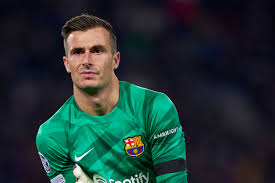
#> input picture Images/1.jpeg, 275 x 183 px
$ python -i noise_processing.py   (imports and definitions only)
#> lines starting #> are read from the running program, lines starting #| are printed output that depends on the picture
import cv2
import numpy as np
from PIL import Image, ImageFilter
from matplotlib import pyplot as plt


# [35 lines left out: functions add_gaussian_noise, add_salt_pepper_noise, add_noise, not called in this run]

def denoise_median(image, size=3):

    return image.filter(ImageFilter.MedianFilter(size))

def denoise_gaussian(image, radius=2):

    return image.filter(ImageFilter.GaussianBlur(radius))

# [5 lines left out: function denoise_bilateral, not called in this run]

def denoise_nl_means(image, h=10, template_size=7, search_size=21):

    img_array = np.array(image)
    if img_array.shape[2] == 4:
        bgr_array = cv2.cvtColor(img_array, cv2.COLOR_RGBA2BGRA)
        denoised_array = cv2.fastNlMeansDenoisingColored(bgr_array, None, h, h, template_size, search_size)
        denoised_array = cv2.cvtColor(denoised_array, cv2.COLOR_BGRA2RGBA)
    else:
        bgr_array = cv2.cvtColor(img_array, cv2.COLOR_RGB2BGR)
        denoised_array = cv2.fastNlMeansDenoisingColored(bgr_array, None, h, h, template_size, search_size)
        denoised_array = cv2.cvtColor(denoised_array, cv2.COLOR_BGR2RGB)
    return Image.fromarray(denoised_array)

def denoise_image(image, method='nl_means', **kwargs):

    if method == 'median':
        return denoise_median(image, **kwargs)
    elif method == 'gaussian':
        return denoise_gaussian(image, **kwargs)
    elif method == 'bilateral':
        return denoise_bilateral(image, **kwargs)
    elif method == 'nl_means':
        return denoise_nl_means(image, **kwargs)
    else:
        raise ValueError(f"Unsupported denoise method: {method}")


# [20 lines left out: function plot_full_pipeline, not called in this run]

>>> import cv2
>>> picture = cv2.cvtColor(cv2.imread('../Images/1.jpeg'), cv2.COLOR_BGR2RGB)
>>> result = denoise_image(picture)
#> in denoise_nl_means, bgr_array is the input picture: shape (183, 275, 3); mean B, G, R 51.5, 52.3, 33
#> in denoise_nl_means, `denoised_array = cv2.fastNlMeansDenoisingColored(bgr_array, None, h, h..`:
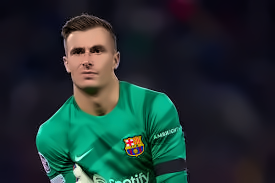
#> denoised_array: shape (183, 275, 3); mean B, G, R 50.9, 51.9, 32.5

$ run again, on Images/10.jpeg
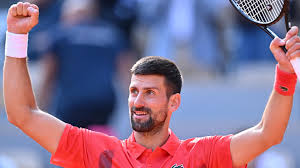
#> input picture Images/10.jpeg, 300 x 168 px
#> in denoise_nl_means, bgr_array is the input picture: shape (168, 300, 3); mean B, G, R 140, 111.7, 136.4
#> in denoise_nl_means, `denoised_array = cv2.fastNlMeansDenoisingColored(bgr_array, None, h, h..`:
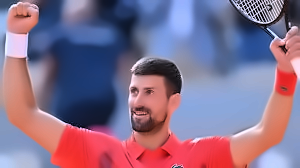
#> denoised_array: shape (168, 300, 3); mean B, G, R 139.3, 111.2, 136.1

$ run again, on Images/100.jpeg
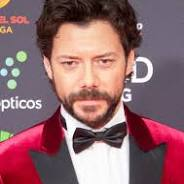
#> input picture Images/100.jpeg, 184 x 184 px
#> in denoise_nl_means, bgr_array is the input picture: shape (184, 184, 3); mean B, G, R 108.5, 102.6, 143.1
#> in denoise_nl_means, `denoised_array = cv2.fastNlMeansDenoisingColored(bgr_array, None, h, h..`:
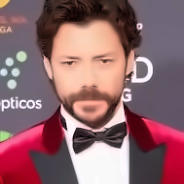
#> denoised_array: shape (184, 184, 3); mean B, G, R 108, 102, 143.3

$ run again, on Images/11.jpeg
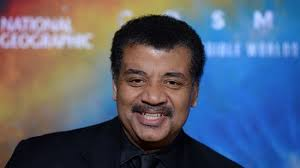
#> input picture Images/11.jpeg, 300 x 168 px
#> in denoise_nl_means, bgr_array is the input picture: shape (168, 300, 3); mean B, G, R 117.4, 96.6, 87.2
#> in denoise_nl_means, `denoised_array = cv2.fastNlMeansDenoisingColored(bgr_array, None, h, h..`:
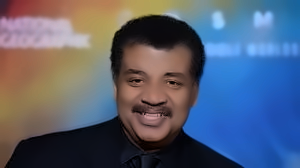
#> denoised_array: shape (168, 300, 3); mean B, G, R 116.6, 96, 86.9
